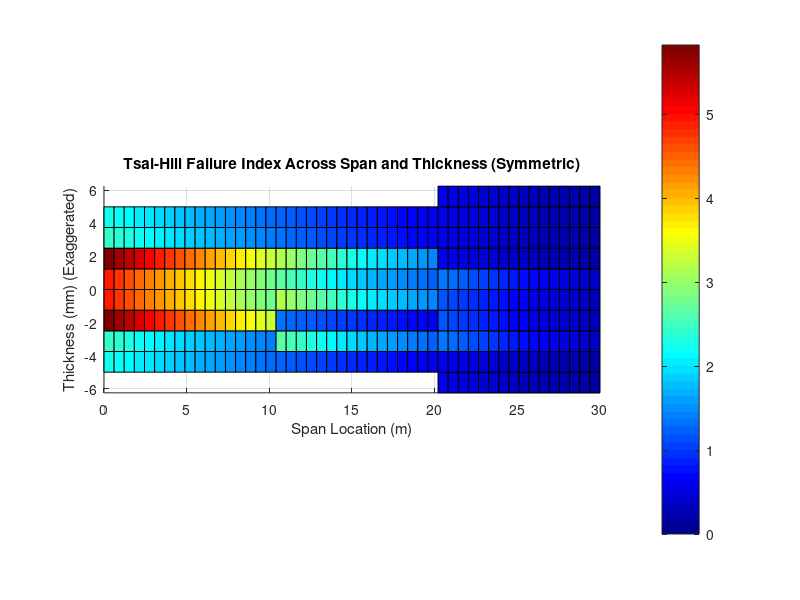

The MATLAB script that drew this image:
clc; clear; close all;

%% -------------------- USER INPUTS -------------------- %%
% Define spanwise locations
spanwise_stations = linspace(0, 30, 50); % 30m span, 50 spanwise points

% Thickness exaggeration for better visibility
thickness_exaggeration = 5;  

% Define ply stackings for different regions (ensuring symmetry about midline)
% Format: {Span range, Ply angles}
PlyStackingRegions = {...
    [0, 10], [0, 45, -45, 90, 90, -45, 45, 0];  % 8 plies (Symmetric)
    [10, 20], [0, 90, 45, -45, 90, -45, 45, 0]; % 8 plies (Symmetric, Corrected)
    [20, 30], [0, 45, -45, 90, 90, -45, 45, 0, 0, 0]}; % 10 plies (Symmetric)

% Global stress state at each spanwise location (dummy values)
sigma_x_span = linspace(120, 30, length(spanwise_stations)); % Stress reducing spanwise
sigma_y_span = linspace(50, 15, length(spanwise_stations));
tau_xy_span  = linspace(25, 5, length(spanwise_stations));

% ---- Define Material Strengths by Orientation ----
Material_0deg  = [500, 250, 40, 100, 30];  % 0° Ply Properties
Material_45deg = [450, 220, 50, 120, 35];  % 45° and -45° Ply Properties
Material_90deg = [300, 150, 60, 130, 25];  % 90° Ply Properties

%% ----------------- TSAI-HILL FAILURE ANALYSIS ----------------- %%
FailureMatrix = {};
Y_PlyStacks = {};
Span_PlyStacks = {};

for j = 1:length(spanwise_stations) % Iterate over spanwise locations
    sigma_x = sigma_x_span(j);
    sigma_y = sigma_y_span(j);
    tau_xy = tau_xy_span(j);
    
    % Select appropriate ply stacking sequence for this span location
    for k = 1:length(PlyStackingRegions)
        region = PlyStackingRegions{k,1};
        if spanwise_stations(j) >= region(1) && spanwise_stations(j) < region(2)
            theta = PlyStackingRegions{k,2};
            break;
        end
    end
    
    % Ensure the stack is symmetric by mirroring the ply sequence if needed
    nPlies = length(theta);
    if mod(nPlies, 2) ~= 0
        error('Ply stack must have an even number of plies for symmetry.');
    end
    
    % Assign material properties based on ply orientation
    MaterialProps = zeros(nPlies, 5);
    for i = 1:nPlies
        if theta(i) == 0
            MaterialProps(i, :) = Material_0deg;
        elseif abs(theta(i)) == 45
            MaterialProps(i, :) = Material_45deg;
        elseif theta(i) == 90
            MaterialProps(i, :) = Material_90deg;
        end
    end
    
    % Compute Tsai-Hill for each ply
    FailureIndex = zeros(nPlies, 1);
    for i = 1:nPlies
        % Convert angle to radians
        theta_rad = deg2rad(theta(i));

        % Transformation matrix for stress (T-matrix)
        c = cos(theta_rad);
        s = sin(theta_rad);

        T = [ c^2, s^2,  2*c*s;
              s^2, c^2, -2*c*s;
             -c*s, c*s, c^2 - s^2 ];

        % Compute stress in the local 1-2 system
        sigma_global = [sigma_x; sigma_y; tau_xy]; 
        sigma_local = T * sigma_global;  % Transform stress

        % Extract transformed stress components
        sigma_1  = sigma_local(1); % Stress along fiber direction
        sigma_2  = sigma_local(2); % Transverse stress
        tau_12   = sigma_local(3); % In-plane shear

        % Get material strengths for this ply
        sigma_1t = MaterialProps(i,1);
        sigma_1c = MaterialProps(i,2);
        sigma_2t = MaterialProps(i,3);
        sigma_2c = MaterialProps(i,4);
        tau_12s  = MaterialProps(i,5);

        % Use appropriate strengths based on stress sign
        sigma_1_max = sigma_1t * (sigma_1 >= 0) + sigma_1c * (sigma_1 < 0);
        sigma_2_max = sigma_2t * (sigma_2 >= 0) + sigma_2c * (sigma_2 < 0);

        % ----------------- TSAI-HILL FAILURE CRITERION ----------------- %
        TsaiHillIndex = (sigma_1 / sigma_1_max)^2 ...
                      - (sigma_1 * sigma_2) / sigma_1_max^2 ...
                      + (sigma_2 / sigma_2_max)^2 ...
                      + (tau_12 / tau_12s)^2;

        % Store failure index
        FailureIndex(i) = TsaiHillIndex;
    end
    
    % Compute correct symmetric Y positions
    total_thickness = nPlies * 0.25 * thickness_exaggeration;
    Y_stack = linspace(-total_thickness/2, total_thickness/2, nPlies + 1);

    % Store results for this spanwise section
    FailureMatrix{j} = FailureIndex;
    Y_PlyStacks{j} = Y_stack;
    Span_PlyStacks{j} = spanwise_stations(j) * ones(size(Y_stack));
end

%% ----------------- PLOTTING FAILURE INDEX ----------------- %%
figure;
hold on;

% Get color map based on max failure value
maxFI = max(cellfun(@max, FailureMatrix)); % Maximum failure index for color scaling
minFI = 0; % Failure index lower bound
cmap = jet(256); % Gradient from blue to red
caxis([minFI, maxFI]); % Normalize colors

% Iterate through each spanwise location and plot
for j = 1:length(spanwise_stations)-1
    FailureIndex = FailureMatrix{j};
    Y_stack = Y_PlyStacks{j};
    X_stack = [spanwise_stations(j), spanwise_stations(j+1)];

    for i = 1:length(FailureIndex)
        % Normalize Tsai-Hill index to a color
        failureValue = FailureIndex(i);
        colorIdx = round((failureValue - minFI) / (maxFI - minFI) * 255) + 1;
        colorIdx = max(1, min(256, colorIdx)); % Ensure valid index
        color = cmap(colorIdx, :);

        % Create a rectangle for this ply section
        fill([X_stack(1), X_stack(2), X_stack(2), X_stack(1)], ...
             [Y_stack(i), Y_stack(i), Y_stack(i+1), Y_stack(i+1)], color, 'EdgeColor', 'k');
    end
end

% Labels and Formatting
xlabel('Span Location (m)');
ylabel('Thickness (mm) (Exaggerated)');
title('Tsai-Hill Failure Index Across Span and Thickness (Symmetric)');
colormap(jet);
colorbar; % Show color legend
grid on;
axis equal; % Keeps aspect ratio realistic
ylim([-max(cellfun(@max, Y_PlyStacks)), max(cellfun(@max, Y_PlyStacks))]); % Symmetric thickness
xlim([0, max(spanwise_stations)]); % Matches span range

hold off;
